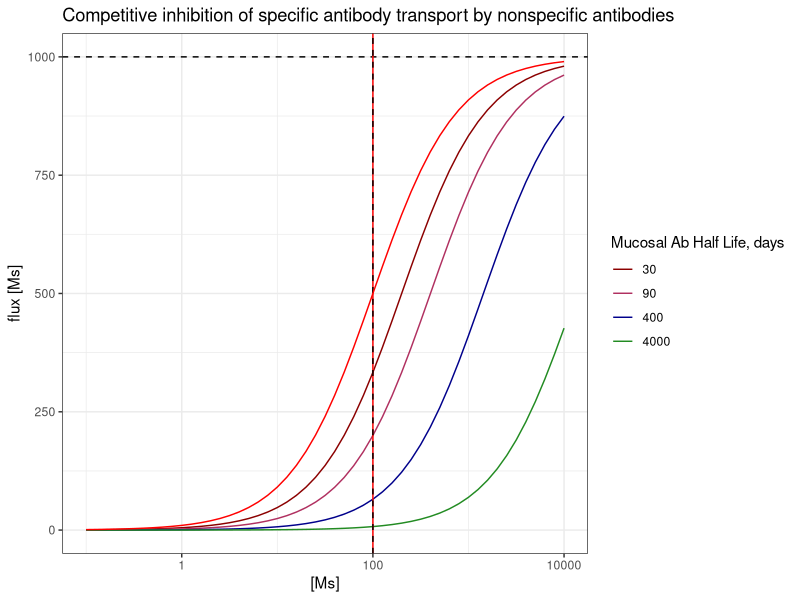
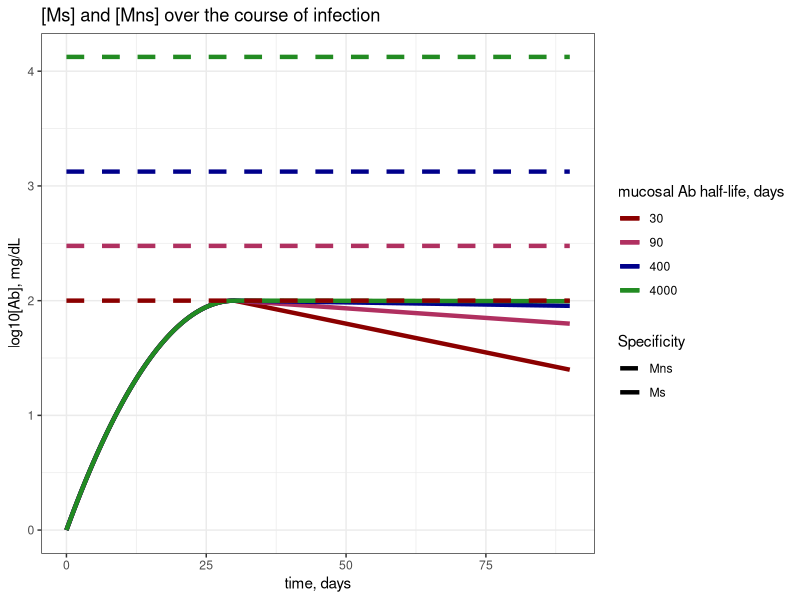
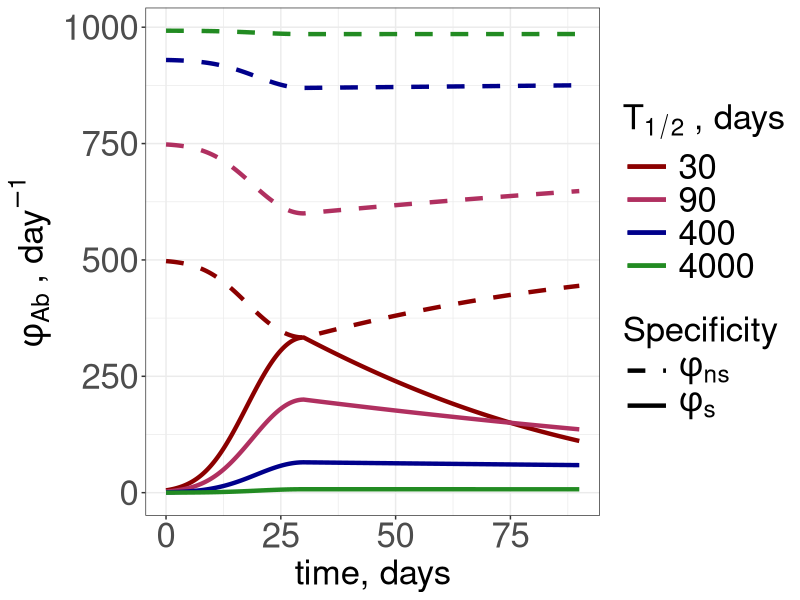
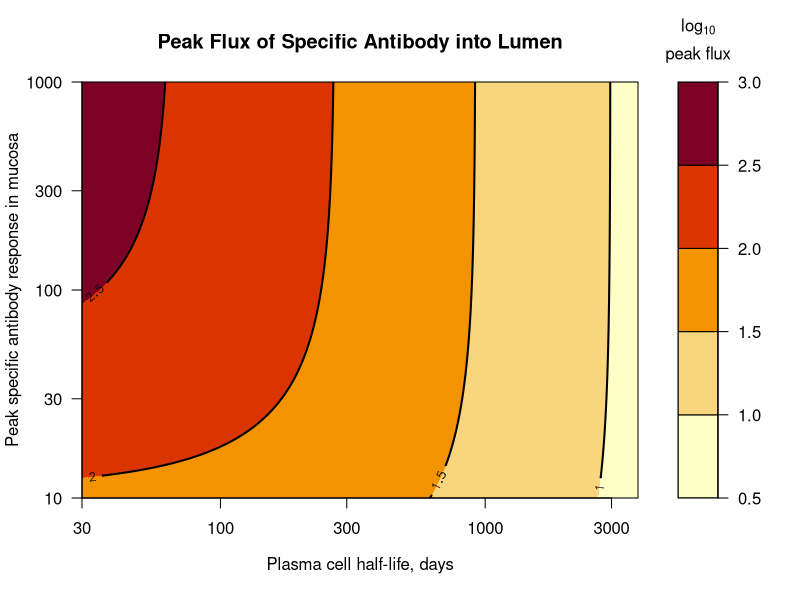
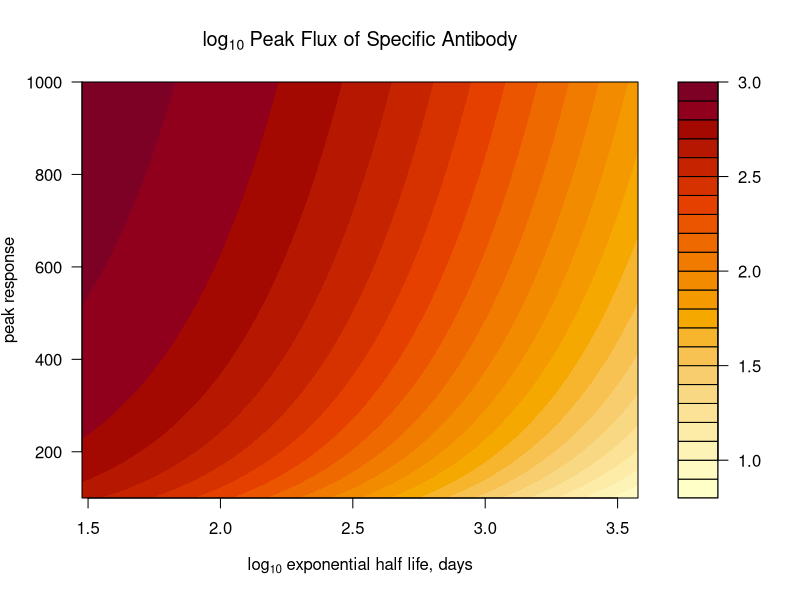
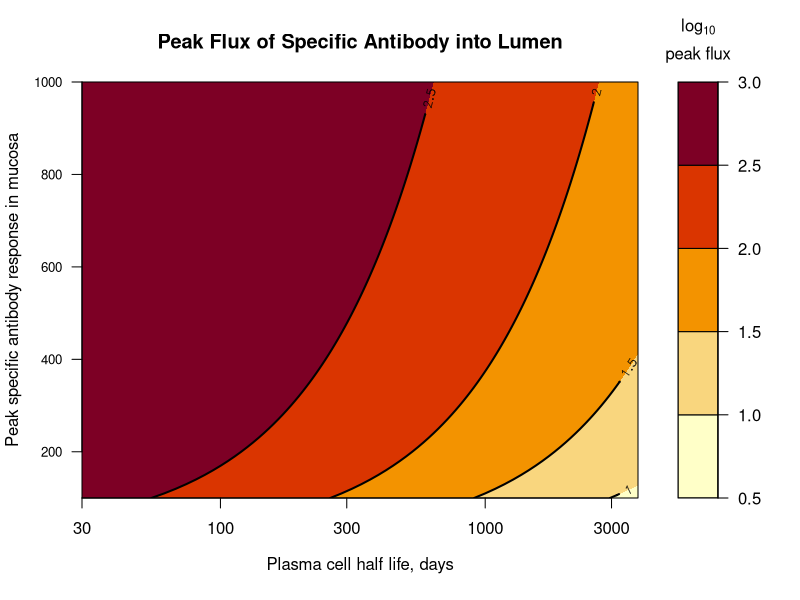
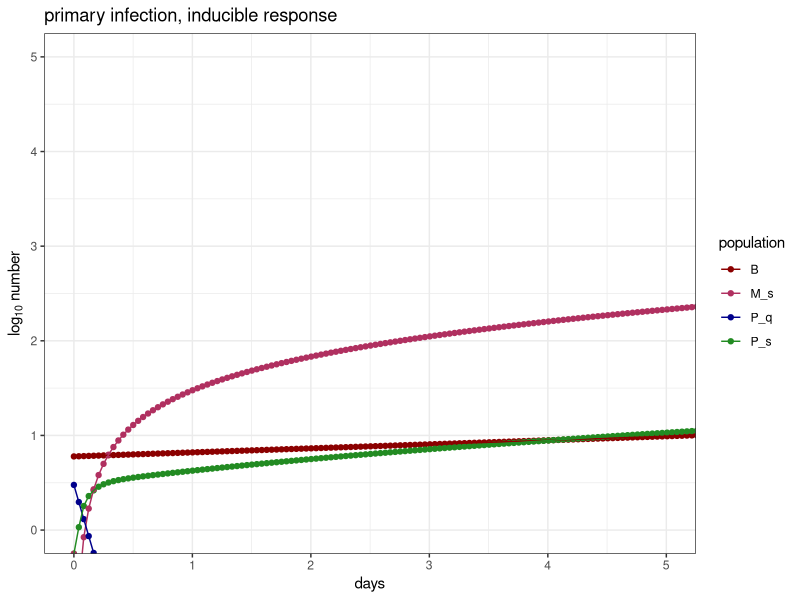
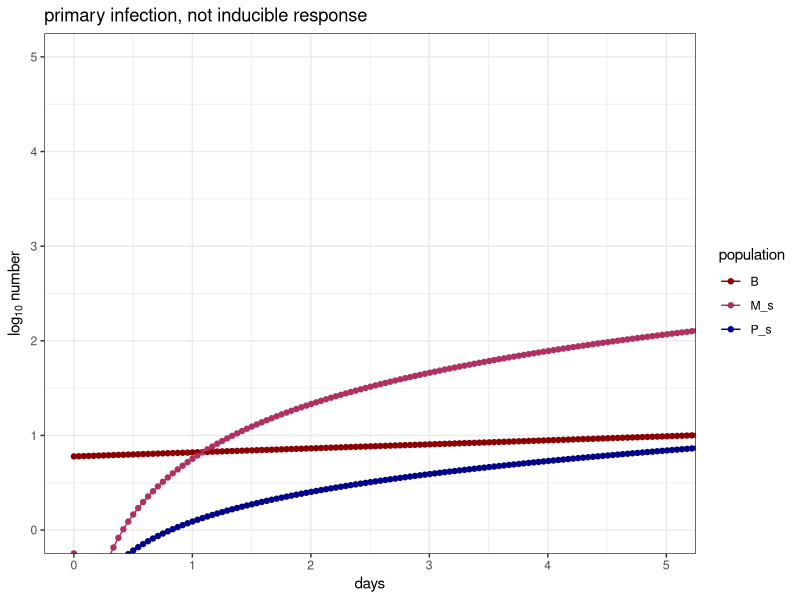

Generate these figures, in order, with R:
## ---- chunk 1
#install.package("here")
library(here)

#install.package("ggplot2")
library(ggplot2)

#install.package("gridExtra")
library(gridExtra)

#install.packages("tidyverse")
library(tidyverse)

#install.packages("deSolve")
library(deSolve)

#load functions
MM_function = function(M_s, M_ns) {(Vmax*M_s)/(KM+M_ns+M_s)}


#choose plotting colors
my_colors = c("darkred", "maroon", "darkblue", "forestgreen", "darkorange", "goldenrod") #choose color range
num_colors = length(my_colors) #set number of colors needed for plotting
my_colors = colorRampPalette(my_colors)(num_colors) #increase number of colors staying in color range
## ---- chunk 2
# generation of new response
Ap = 100 #peak antibody titer will be the same as Mns for 90 days
#initial ab titer
A0 = 1 # initial specific ab concentration
tp = 30 #time of peak titer -- days

# steady state nonspecific antibodies
t_halfs = c(30,90,400,4000) #half lives of mucosal ab in days - 1 month, 3 months, 1 year, 10 years :) 
d_mus = log(2)/t_halfs #half lives in days
  names(d_mus) = t_halfs
c = Ap*(log(2)/min(t_halfs))# calculate c such that the minimum M_ns = Ap = 100
Mns_vec = c/d_mus #vector of approximate ss solutions
  names(Mns_vec) = t_halfs


# transport
Vmax = 10^3 # order of magnitude of peak response # we might vary this later
k2 = 1/(2/24) #rate of transport - 1/T of transport which is 1/2hours or 1/2/24ths of a day
RT = Vmax/k2 #total number (concentration) of receptors, Vmax = k2RT
KM = Ap #choosing KM such that at peak in the absence of Mns, Ms would achieve 75% of max flux at peak
k1 = k2/KM #k2/min(Mns_vec) #rate of antibody binding such that KM is on the order of 10

# dynamics in the lumen 
t_half_L = 3 #half life of antibodies in the lumen, in days
d_L = log(2)/t_half_L #decay rate in the lumen


# Total time to plot responses
Tmax = 90

# will be calculated when iterating through d_mu
#r0 = (2*log(Ap/A0)/tp) + d_mu #initial/greatest exponential expansion rate
#alpha = (r0 - d_mu)/tp # rate of decay of exponential growth rate


## ---- chunk 3
#set concentrations of Ms for x axis
concentrations = 10^seq(-1, 4, by = 0.1) #range of concentrations M_s such that we span much less than and much greater than Ap

### plot flux vs [Ms] given each Mns 
flux_df = lapply(t_halfs, function(t_half){
  # set d_mu and Mns 
  d_mu = log(2)/t_half
  Mns = c/d_mu
  
  #calculate flux
  flux = sapply(concentrations, function(Ms){
   
   return(MM_function(M_s = Ms, M_ns = Mns))
  }) %>% cbind("Ms" = concentrations, "flux" = ., "t_half" = t_half) %>% as.data.frame() 
}) %>% do.call(rbind, .) %>% as.data.frame() 

## plot
plot = ggplot() + geom_line(data = flux_df, aes(x = (Ms), y = flux, group = factor(t_half), col = factor(t_half))) +
  geom_hline(yintercept = Vmax, linetype = "dashed") +
  geom_vline(xintercept = (KM), color = "red") +
  geom_vline(xintercept = (Ap), linetype= "dashed") +
geom_line(
  aes(x = concentrations, y = sapply(concentrations, function(Ms){Vmax*Ms/(KM+Ms)})),
  inherit.aes = FALSE,
  color = "red"
) +
  scale_x_continuous(trans = "log10") +
  scale_color_manual(values = my_colors) +
  labs(x = "[Ms]", y = "flux [Ms]", color = "Mucosal Ab Half Life, days", title = "Competitive inhibition of specific antibody transport by nonspecific antibodies") + 
  theme_bw()

# print to viewer
print(plot)
## ---- chunk 4
### plot Ms vs Mns over time
Mab_titers = lapply(t_halfs, function(t_half){
  # setting t.half dependent parms for nonspecific population
  d_mu = log(2)/t_half #set d_mu
  Mns = c/d_mu # steadys state nonspecific
  
  # setting t.half dependent parms for specific abs
  r0 = (2*log(Ap/A0)/tp) + d_mu #initial/greatest exponential expansion rate
  alpha = (r0 - d_mu)/tp # rate of decay of exponential growth rate

  # set time vector parms
  Tmax = Tmax # total days
  points_per_day = 24 # every hour
  time = seq(0, Tmax, length.out = Tmax*points_per_day) #generate time vector

  ### apply to calculate
  soln = data.frame("time" = time, "Ms" = sapply(time, function(t){
    if(t<=tp){A0*exp((r0 - d_mu)*t - (alpha/2)*t^2)}
    else {Ap*exp(-d_mu*(t-tp))}
  }))
  

  # solve 
  soln = soln %>% cbind(.,Mns, t_half)
}) %>% do.call(rbind, .) #concatenates all dfs from lapply list into a single df rowwise

### Plot
plot = ggplot() + geom_line(data = Mab_titers, aes(x = time, y = log10(Ms), group = factor(t_half), col = factor(t_half), linetype = "Ms"), lwd = 1.5) +
  geom_line(data = Mab_titers, aes(x = time, y = log10(Mns), group = factor(t_half), col = factor(t_half), linetype = "Mns"), lwd = 1.5) + 
  scale_color_manual(values = my_colors) +
  scale_linetype_manual(values = c("Ms" = "solid", "Mns" = "dashed")) +
  labs(x = "time, days", y = "log10[Ab], mg/dL", col = "mucosal Ab half-life, days", linetype = "Specificity", title = "[Ms] and [Mns] over the course of infection") +
  theme_bw()
  

#print to viewer
print(plot)

## ---- chunk 5
# set parms 
#transport 
Vmax = Vmax
k2 = k2
RT = RT
k1 = k1
KM = KM

#lumen
t_half_L = t_half_L
d_L = d_L

#steady state Ab
c = c
t_halfs = t_halfs
d_mus = d_mus
Mns_vec = Mns_vec
Ap = Ap

# generating new response
Ap = Ap
A0 = A0
tp = tp

# Total time 
Tmax = Tmax
## ---- chunk 6
MM_soln = lapply(t_halfs, function(t_half){
  # setting t.half dependent parms for nonspecific population
  d_mu = log(2)/t_half #set d_mu
  Mns = c/d_mu # steadys state nonspecific
  
  # setting t.half dependent parms for specific abs
  r0 = (2*log(Ap/A0)/tp) + d_mu #initial/greatest exponential expansion rate
  alpha = (r0 - d_mu)/tp # rate of decay of exponential growth rate

  # set time vector parms
  Tmax = Tmax # total days
  points_per_day = 24 # every hour
  time = seq(0, Tmax, length.out = Tmax*points_per_day) #generate time vector

  ### apply to calculate Ms titers over time
  Ms_soln = data.frame("time" = time, "t_half" = t_half, "Ms" = sapply(time, function(t){
    if(t<=tp){A0*exp((r0 - d_mu)*t - (alpha/2)*t^2)}
    else {Ap*exp(-d_mu*(t-tp))}
  }), "Mns" = Mns)
  
  ### apply to calculate Ls flux over time
  Ms_soln$phi_s = sapply(Ms_soln$Ms, function(Ms){MM_function(M_s = Ms, M_ns = Mns)})
  Ms_soln$phi_ns = sapply(Ms_soln$Ms, function(Ms){(Vmax*Mns)/(KM+Ms+Mns)})
  
  return(Ms_soln)
}) %>% do.call(rbind, .)

## ---- chunk 7
#ggplot
plot = ggplot() + geom_line(data = MM_soln, aes(x = time, y = (phi_s), group = factor(t_half), col = factor(t_half), linetype = "phi_s"), lwd = 1.5) +
  geom_line(data = MM_soln, aes(x = time, y = (phi_ns), group = factor(t_half), col = factor(t_half), linetype = "phi_ns"), lwd = 1.5) + 
  scale_color_manual(values = my_colors) +
  #coord_cartesian(ylim = c(0, 3), xlim = c(0, 15)) +
  scale_linetype_manual(values = c("phi_s" = "solid", "phi_ns" = "dashed"), labels = c("phi_s" = expression(phi[s]), "phi_ns" = expression( phi[ns]))) +
  labs(x = "time, days", y = bquote(phi[Ab] ~ ", day"^-1), col = bquote("T"[1/2] ~ ", days"), linetype = "Specificity") +
  theme_bw()+
  theme(axis.text = element_text(size = 25),
        axis.title = element_text(size = 25),
        legend.title = element_text(size = 25),
        legend.text = element_text(size = 25, hjust = 0),
        legend.key.width = unit(0.06, "npc")) 

#print to system viewer
print(plot)

#save
file = here("results", "competition", "fig-flux_over_time.png")
ggsave(plot, file = file)
## ---- chunk 8
# generation of new response
Aps = 10^seq(1, 3, by = 0.01) #peak antibody titer will be the same as Mns for 90 days
#initial ab titer
A0 = 1 # initial specific ab concentration
tp = 30 #time of peak titer -- days

# steady state nonspecific antibodies
t_halfs = 3*10^seq(1,3.1, by = 0.01) #half lives of mucosal ab in days - 1 month, 3 months, 1 year, 10 years :) 

 
heatmap_matrix = sapply(Aps, function(Ap){ #columns
  sapply(t_halfs, function(t_half){ #rows
    #set other parms
    d_mu = log(2)/t_half #half lives in days
    c = Ap*(log(2)/min(t_halfs))# calculate c such that the minimum M_ns = Ap = 100
    Mns = c/d_mu #vector of approximate ss solutions
    
    # transport
    Vmax = 10^3 # order of magnitude of peak response # we might vary this later
    k2 = 1/(2/24) #rate of transport - 1/T of transport which is 1/2hours or 1/2/24ths of a day
    RT = Vmax/k2 #total number (concentration) of receptors, Vmax = k2RT
    KM = Ap/3 #choosing KM such that at peak in the absence of Mns, Ms would achieve 75% of max flux at peak
    k1 = k2/KM #k2/min(Mns_vec) #rate of antibody binding such that KM is on the order of 10
    
    # dynamics in the lumen 
    t_half_L = 3 #half life of antibodies in the lumen, in days
    d_L = log(2)/t_half_L #decay rate in the lumen

    # Total time to plot responses
    Tmax = 90
    
    #calculate peak flux
    phi_s = MM_function(M_s = Ap, M_ns = Mns)
  })
})

### plot
### plot on log10 scale
x_ticks = c(30, 100, 300, 1000, 3000)   # half-life ticks (days)
y_ticks = c(10, 30, 100, 300, 1000)     # peak titer ticks
zlog <- log10(heatmap_matrix)
lev  <- pretty(range(zlog, finite = TRUE), 4)   # 20 = filled.contour's default nlevels

png(here("test2.png"), width = 2000, height = 1200, res = 300, type = "cairo", antialias = "none")
filled.contour(
  x = log10(t_halfs),
  y = log10(Aps),
  z = log10(heatmap_matrix),
  xlab = expression(paste("Plasma cell half-life, ", days)),
  ylab = "Peak specific antibody response in mucosa",
  main = "Peak Flux of Specific Antibody into Lumen",
  levels = lev,
  plot.axes = {
    axis(1, at = log10(x_ticks), labels = x_ticks)
    axis(2, at = log10(y_ticks), labels = y_ticks)
    contour(
      x = log10(t_halfs),
      y = log10(Aps),
      z = log10(heatmap_matrix),
      levels = lev,   # the flux value(s) where you want lines
      add = TRUE, lwd = 2, col = "black",
      drawlabels = TRUE,
      method = "flattest",
      vfont = c("sans serif", "bold"),
  labcex = 0.8                      # optional: bigger labels
    )
  },
  key.title = title(main = bquote(atop("log"[10], "peak flux")), cex.main = 1)
)
dev.off()

print(filled.contour(
  x = log10(t_halfs),
  y = log10(Aps),
  z = log10(heatmap_matrix),
  xlab = expression(paste("Plasma cell half-life, ", days)),
  ylab = "Peak specific antibody response in mucosa",
  main = "Peak Flux of Specific Antibody into Lumen",
  levels = lev,
  plot.axes = {
    axis(1, at = log10(x_ticks), labels = x_ticks)
    axis(2, at = log10(y_ticks), labels = y_ticks)
    contour(
      x = log10(t_halfs),
      y = log10(Aps),
      z = log10(heatmap_matrix),
      levels = lev,   # the flux value(s) where you want lines
      add = TRUE, lwd = 2, col = "black",
      drawlabels = TRUE,
      method = "flattest",
      vfont = c("sans serif", "bold"),
  labcex = 0.8                      # optional: bigger labels
    )
  },
  key.title = title(main = bquote(atop("log"[10], "peak flux")), cex.main = 1)
))

## ---- chunk 9
# generation of new response
Ap = 100 #peak antibody titer will be the same as Mns for 90 days
#initial ab titer
A0 = 1 # initial specific ab concentration
tp = 30 #time of peak titer -- days

# steady state nonspecific antibodies
t_halfs = c(30,90,400,4000) #half lives of mucosal ab in days - 1 month, 3 months, 1 year, 10 years :) 
d_mus = log(2)/t_halfs #half lives in days
  names(d_mus) = t_halfs
c = Ap*(log(2)/min(t_halfs))# calculate c such that the minimum M_ns = Ap = 100
Mns_vec = c/d_mus #vector of approximate ss solutions
  names(Mns_vec) = t_halfs

# transport
Vmax = 10^3 # order of magnitude of peak response # we might vary this later
k2 = 1/(2/24) #rate of transport - 1/T of transport which is 1/2hours or 1/2/24ths of a day
RT = Vmax/k2 #total number (concentration) of receptors, Vmax = k2RT
KM = Ap/3 #choosing KM such that at peak in the absence of Mns, Ms would achieve 75% of max flux at peak
k1 = k2/KM #k2/min(Mns_vec) #rate of antibody binding such that KM is on the order of 10

### parms for heatmap 
Aps = seq(100, 1000, by = 10) #peak antibody titer will be the same as Mns for 90 days

t_halfs = 3*10^seq(1,3.1, by = 0.01) #half lives of mucosal ab in days - 1 month, 3 months, 1 year, 10 years :) 
 
heatmap_matrix = sapply(Aps, function(Ap){ #columns
  sapply(t_halfs, function(t_half){ #rows
    #set other parms
    d_mu = log(2)/t_half #half lives in days
    Mns = c/d_mu #vector of approximate ss solutions
    
    #calculate peak flux
    phi_s = MM_function(M_s = Ap, M_ns = Mns)
  })
})

### plot
#plot AICs
filled.contour(x = log10(t_halfs), y = (Aps), z=log10(heatmap_matrix), lwd = 2, ylab = expression(paste("peak response")), xlab = expression(paste(log[10], " exponential half life, ", days)), main = bquote("log"[10] ~ "Peak Flux of Specific Antibody"))


## compute the colour-band breaks explicitly, on the log10 scale
### plot on log10 scale
x_ticks = c(30, 100, 300, 1000, 3000)   # half-life ticks (days)
y_ticks = seq(100,1000, by = 100)    # peak titer ticks
zlog <- log10(heatmap_matrix)
lev  <- pretty(range(zlog, finite = TRUE), 5)   # 20 = filled.contour's default nlevels

png(here("test.png"), width = 2000, height = 1200, res = 300, type = "cairo", antialias = "none")
filled.contour(
  x = log10(t_halfs),
  y = Aps,
  z = zlog,
  levels = lev,
  xlab = expression(paste("Plasma cell half life, ", days)),
  ylab = "Peak specific antibody response in mucosa",
  main = "Peak Flux of Specific Antibody into Lumen",
  plot.axes = {
    axis(1, at = log10(x_ticks), labels = x_ticks)
    axis(2, at = seq(200, 1000, by = 200), labels = seq(200, 1000, by = 200), cex.axis = 0.8)
    contour(
      x = log10(t_halfs), y = Aps, z = zlog,
      levels = c(0.5,1,1.5,2,2.5,3),
      add = TRUE, lwd = 2, col = "black",
      drawlabels = TRUE,
      method = "edge",
      vfont = c("sans serif", "bold"),
  labcex = 0.8                      # optional: bigger labels
    )
  },
  key.title = title(main = bquote(atop("log"[10], "peak flux")), cex.main = 1)
)
dev.off()

print(filled.contour(
  x = log10(t_halfs),
  y = Aps,
  z = zlog,
  levels = lev,
  xlab = expression(paste("Plasma cell half life, ", days)),
  ylab = "Peak specific antibody response in mucosa",
  main = "Peak Flux of Specific Antibody into Lumen",
  plot.axes = {
    axis(1, at = log10(x_ticks), labels = x_ticks)
    axis(2, at = seq(200, 1000, by = 200), labels = seq(200, 1000, by = 200), cex.axis = 0.8)
    contour(
      x = log10(t_halfs), y = Aps, z = zlog,
      levels = c(0.5,1,1.5,2,2.5,3),
      add = TRUE, lwd = 2, col = "black",
      drawlabels = TRUE,
      method = "edge",
      vfont = c("sans serif", "bold"),
  labcex = 0.8                      # optional: bigger labels
    )
  },
  key.title = title(main = bquote(atop("log"[10], "peak flux")), cex.main = 1)))
## ---- chunk 10
# Antibody concentrations in the respiratory mucosa #
secondary_response.model1 <- function(t, y, parms)  # Single partial immune class (RPS)                       
{with(as.list(parms),	# allows the parameter file parms to be as a list
      {  
        y = pmax(y,0)         # avoid negative values (not ideal but ok)
        
        # map the state variables
        B = y[1]         # B cells 
        P_s = y[2]       # Antibody secreting cells (specific)
        P_q = y[3]       # quiescent antibody secreting cells (specific)
        M_s = y[4]       # specific Ab in mucosa
        
        # make empty variables for the derivatives
        dB = 0      # change in specific Ab in the lumen
        dP_s = 0    # change in specific ASCs
        dP_q = 0    # change in quiescent ASCs
        dM_s = 0    # change in specific antibodies in mucosa
        
        #####################################
        # define V function 
        V.function = function(t_infection, t) {
          if(t>=min(t_infection) & t <= max(t_infection)){
            V = 1}
          else(V = 0)
        return(V)}
        # set V
        V = V.function(t_infection, t)
        #####################################
        ## calculate the derivatives
        # cell populations
        dB = r*(1-2*f)*V*B - d_B*B #proliferation only when virus present, some fraction f differentiates to P_s
        dP_s = r*2*f*V*B + s*V*P_q - d_s*P_s - q*P_s #differentiation from B cells or P_q only when virus present
        dP_q = q*P_s - d_q*P_q - s*V*P_q #P_s always differentiates to P_q with some rate q.
        
        # Specific antibodies        
        dM_s = a*P_s - d_a*M_s #P_s secretes antibody
        
        # output the derivatives
        dy=c(dB, dP_s, dP_q, dM_s) #vector of derivatives 
        
        return(list(dy)) #lists vector and returns
      }
  ) 
} # we will need to think about how to set M_ns if we want to track specific IgA in the lumen.

## ---- chunk 11
# death rates
d_B = log(2)/(365) # B cell death rate, x days half life
d_s = 0 # secretory cell death rate #don't consider for now
d_q = log(2)/(365) # quiescent cell death rate long lived like bm
  
# proliferation and differentiation
r = 0.3 # b cell proliferation rate - doubling time is 1/2 day
f = 1/3 # fraction of division that produce secretory cells
q = log(2)/14 # rate of secretory cells to quiescence #should equal d_mu
s = 10 # rate of quiescent cell recruitment to secretion #should be very fast, like a percentage per hour

# antibody dynamics
a = 10 # rate of IgA secretion by secretory cells # not dealing with density but total number now
d_a = log(2)/3 # IgA molecular decay rate, 3 days half life

# infection timing
t_infection = c(0,14) #time range of antigen presence (V = 1 when t in t_infection)
## ---- chunk 12
# parameters list for deSolve
params = list(
  d_B = d_B, # B cell death rate
  d_s = d_s, # secretory cell death rate
  d_q = d_q, # quiescent cell death rate
  d_a = d_a, # IgA molecular decay rate
    
  # proliferation and differentiation
  r = r, # b cell proliferation rate
  f = f, # fraction of division that produce secretory cells
  q = q, # rate of secretory cells to quiescence
  s = s, # rate of quiescent cell recruitment to secretion
  
  # antibody dynamics
  a = a, # rate of IgA secretion by secretory cells
  d_a = d_a, # IgA molecular decay rate in mucosa
  
  #infection timing
  t_infection = t_infection #time range of antigen presence (V = 1 when t in t_infection)
)

# simulation Time parameters 
Tmax   = 30                         # max time in days
points.per.day = 24              # output points per day

#initial conditions
init_cond = c("B" = 6, "P_s" = 0, "P_q" = 3, "M_s" = 0)

# solve 
soln = as.data.frame(ode(y = init_cond, times = seq(0, Tmax, length.out = Tmax*points.per.day), secondary_response.model1, parms = params)) 

# long form ode 
soln_long = soln %>% pivot_longer(
  cols = !c(time),
  names_to = "population",
  values_to = "number"
)

# ggplot
 plot = ggplot() +
  geom_point(data = soln_long, aes(x = time, y = log10(number), group = population, col = population)) + #plots each population seperately over time 
  geom_line(data = soln_long, aes(x = time, y = log10(number), group = population, col = population)) + #plots each population seperately over time
   coord_cartesian(xlim = c(0,5), ylim = c(0,5)) +
   labs(x = "days",, y = bquote("log"[10] ~ "number"), title = "primary infection, inducible response") +
  theme_bw() + #removes grey background and changes aesthetics
  scale_color_manual(values = my_colors) #changes colors to defined vector

# print
print(plot)
## ---- chunk 13
# Antibody concentrations in the respiratory mucosa #
secondary_response.model_notinducible <- function(t, y, parms)  # Single partial immune class (RPS)                       
{with(as.list(parms),	# allows the parameter file parms to be as a list
      {  
        y = pmax(y,0)         # avoid negative values (not ideal but ok)
        
        # map the state variables
        B = y[1]         # B cells 
        P_s = y[2]       # Antibody secreting cells (specific)
        M_s = y[3]       # specific Ab in mucosa
        
        # make empty variables for the derivatives
        dB = 0      # change in specific Ab in the lumen
        dP_s = 0    # change in specific ASCs
        dM_s = 0    # change in specific antibodies in mucosa
        
        #####################################
        # define V function 
        V.function = function(t_infection, t) {
          if(t>=min(t_infection) & t <= max(t_infection)){
            V = 1}
          else(V = 0)
        return(V)}
        # set V
        V = V.function(t_infection, t)
        #####################################
        ## calculate the derivatives
        # cell populations
        dB = r*(1-2*f)*V*B - d_B*B #proliferation only when virus present, some fraction f differentiates to P_s
        dP_s = r*2*f*V*B - d_s*P_s #differentiation from B cells or P_q only when virus present
        
        # Specific antibodies        
        dM_s = a*P_s - d_a*M_s #P_s secretes antibody
        
        # output the derivatives
        dy=c(dB, dP_s, dM_s) #vector of derivatives 
        
        return(list(dy)) #lists vector and returns
      }
  ) 
} # we will need to think about how to set M_ns if we want to track specific IgA in the lumen.
## ---- chunk 14
# death rates
d_B = d_B # B cell death rate, 2 years half life
d_s = q # rate of secretory cells to death #should equal d_mu and q
 
# proliferation and differentiation
r = r # b cell proliferation rate - doubling time is 1 day
f = f # fraction of division that produce secretory cells

# antibody dynamics
a = a # rate of IgA secretion by secretory cells # not dealing with density but total number now
d_a = d_a # IgA molecular decay rate, 3 days half life

# infection timing
t_infection = c(0,14) #time range of antigen presence (V = 1 when t in t_infection)
## ---- chunk 15
# parameters list for deSolve
params = list(
  d_B = d_B, # B cell death rate
  d_s = d_s, # secretory cell death rate

    
  # proliferation and differentiation
  r = r, # b cell proliferation rate
  f = f, # fraction of division that produce secretory cells

  # antibody dynamics
  a = a, # rate of IgA secretion by secretory cells
  d_a = d_a, # IgA molecular decay rate in mucosa
  
  #infection timing
  t_infection = t_infection #time range of antigen presence (V = 1 when t in t_infection)
)

# simulation Time parameters 
Tmax   = 30                         # max time in days
points.per.day = 24              # output points per day

#initial conditions
init_cond = c("B" = 6, "P_s" = 0, "M_s" = 0)

# solve 
soln_notinducible = as.data.frame(ode(y = init_cond, times = seq(0, Tmax, length.out = Tmax*points.per.day), secondary_response.model_notinducible, parms = params)) 

# long form ode 
soln_notinducible_long = soln_notinducible %>% pivot_longer(
  cols = !c(time),
  names_to = "population",
  values_to = "number"
)

# ggplot
 plot = ggplot() +
  geom_point(data = soln_notinducible_long, aes(x = time, y = log10(number), group = population, col = population)) + #plots each population seperately over time 
  geom_line(data = soln_notinducible_long, aes(x = time, y = log10(number), group = population, col = population)) + #plots each population seperately over time
   coord_cartesian(ylim = c(0,5), xlim = c(0,5)) +
   labs(x = "days", y = bquote("log"[10] ~ "number"), title = "primary infection, not inducible response") +
  theme_bw() + #removes grey background and changes aesthetics
  scale_color_manual(values = my_colors) #changes colors to defined vector

# print
print(plot)

## ---- chunk 16
plot = ggplot() + geom_line(data = soln_long %>% filter(population %in% c("M_s")), aes(x = time, y = (number), linetype = "inducible"), color = "darkmagenta", lwd = 1.5) + 
  geom_line(data = soln_notinducible_long %>% filter(population %in% c("M_s")), aes(x = time, y = (number), linetype = "not inducible"), color = "darkmagenta", lwd = 1.5) +
 #coord_cartesian(xlim = c(0,3), ylim = c(0,100)) +
  scale_linetype_manual(values = c("inducible" = "solid", "not inducible" = "dashed")) +
  labs(x = "days", y = bquote("Ms"), linetype = "") +
  theme_bw() + #removes grey background and changes aesthetics
  theme(axis.text = element_text(size = 25),
        axis.title = element_text(size = 25),
        legend.title = element_text(size = 25),
        legend.text = element_text(size = 25, hjust = 0),
        legend.key.width = unit(0.1, "npc"))
  
#print to viewer
print(plot)

# save plot
file = here("results", "induction", "recall_response.png")
ggsave(plot, file = file)
